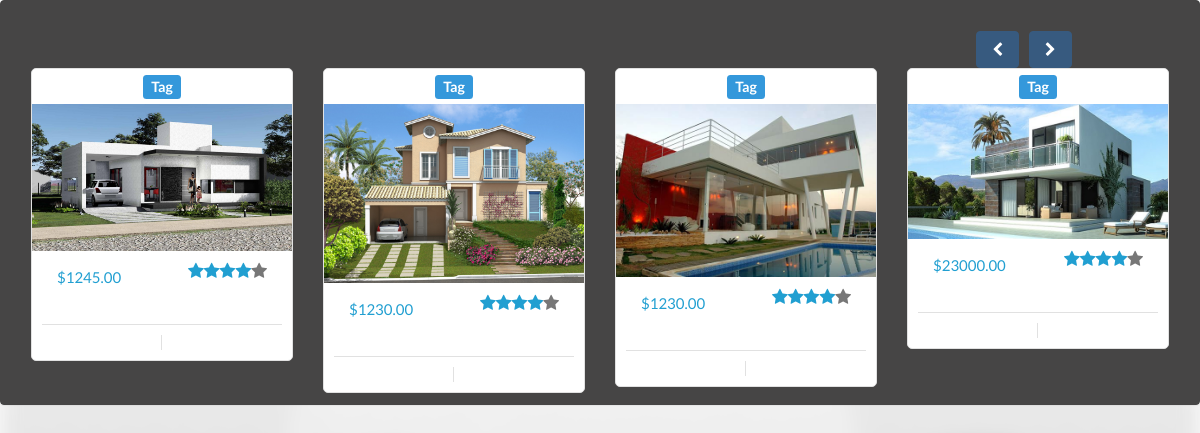
Screenshot of /HouseMate2_2/adminhomepage.php with the database file from the repository.
### tables this page shows
CREATE TABLE IF NOT EXISTS `inmueble` (
  `IdInmueble` varchar(5) NOT NULL,
  `Dueno` varchar(5) DEFAULT NULL,
  `Direccion` varchar(140) NOT NULL,
  `Descripcion` varchar(140) NOT NULL,
  `VentaRenta` int(1) NOT NULL,
  `Tipopropiedad` int(1) NOT NULL,
  `Precio` varchar(20) NOT NULL,
  `Imagen` varchar(100) NOT NULL,
  `DescDire` text,
  `estado` varchar(1) NOT NULL,
  `areadeterreno` varchar(15) NOT NULL,
  `areadeconstruc` varchar(15) NOT NULL,
  `aprovado` varchar(1) NOT NULL,
  `age` varchar(2) NOT NULL,
  `valuo1` varchar(15) NOT NULL,
  `valuo2` varchar(15) NOT NULL,
  `total` varchar(20) NOT NULL,
  `remaining` varchar(2) NOT NULL,
  PRIMARY KEY (`IdInmueble`),
  KEY `Dueno` (`Dueno`)
);

CREATE TABLE IF NOT EXISTS `tbusuario` (
  `idUsuario` varchar(5) NOT NULL DEFAULT '',
  `nombre` varchar(20) DEFAULT NULL,
  `apellido` varchar(20) DEFAULT NULL,
  `fechanac` date NOT NULL,
  `correo` varchar(50) DEFAULT NULL,
  `usuario` varchar(20) DEFAULT NULL,
  `contra` varchar(20) DEFAULT NULL,
  `tipo` int(1) DEFAULT NULL,
  `image` varchar(50) DEFAULT NULL,
  PRIMARY KEY (`idUsuario`),
  UNIQUE KEY `usuario` (`usuario`),
  UNIQUE KEY `usuario_2` (`usuario`),
  UNIQUE KEY `correo` (`correo`)
);

### HouseMate2_2/Call/housein.php (the view, shortened to what this page needs)
<?php
$quero = "SELECT * FROM inmueble ORDER BY IdInmueble DESC LIMIT 8";
$cs = mysql_query($quero);
$count = 0;
while($row=mysql_fetch_array($cs))
{
	switch($count)
	{
		case 0:
			echo "<div class='item active'><div class='row'>";
		break;
	}
	$var = "";
switch($row['VentaRenta'])
{
	case 1:
	$var = $lang['Renta'];
	break;
	case 2:
	$var = $lang['Venta'];
	break;
}
echo "<div class='col-sm-3'>
		<div class='col-item'>
			<h4 class='text-center'><span class='label label-info'>Tag</span></h4>
				<div class='photo'>
					<img src='".$row['Imagen']."' class='limitante img-responsive' alt='a' />
				</div>
				<div class='info'>
					<div class='row'>
						<div class='price col-md-6'>
							<h5>
								$var</h5>
							<h5 class='price-text-color'>
								$".$row['Precio'].".00</h5>
						</div>
						<div class='rating hidden-sm col-md-6'>
							<i class='price-text-color fa fa-star'></i><i class='price-text-color fa fa-star'>
							</i><i class='price-text-color fa fa-star'></i><i class='price-text-color fa fa-star'>
							</i><i class='fa fa-star'></i>
						</div>
					</div>
					<div class='separator clear-left'>
						<p class='btn-add'>"
						;
						$dueno = "SELECT * FROM tbusuario WHERE idUsuario ='".$row['Dueno']."'";
						$dueno_con = mysql_query($dueno);
						while($row2 = mysql_fetch_array($dueno_con)){
						echo "<i class='fa fa-shopping-cart'></i><a href='perfil.php?usuario=".$row2['usuario']."' class='hidden-sm'>".$lang['Ca1']."</a></p>";
						}
						echo"
						<p class='btn-details'>
							<i class='fa fa-list'></i><a href='inmueble.php?IdInmueble=".$row['IdInmueble']."&tip=".$_SESSION['tip']."' class='hidden-sm'>".$lang['Ca2']."</a></p>
					</div>
					<div class='clearfix'>
					</div>
				</div>
			</div>
		</div>";
		$count++;
}
?>

### HouseMate2_2/css/appeal.css (style rules this page uses)
.col-item { border: 1px solid #E1E1E1; border-radius: 5px; background: #FFF; }
.col-item .photo img { margin: 0 auto; width: 100%; }
.col-item .info { padding: 10px; border-radius: 0 0 5px 5px; margin-top: 1px; }
.col-item .price { float: left; margin-top: 5px; }
.col-item .price h5 { line-height: 20px; margin: 0; }
.price-text-color { color: #219FD1; }
.col-item .info .rating { color: #777; }
.col-item .rating { float: left; font-size: 17px; text-align: right; line-height: 52px; margin-bottom: 10px; height: 52px; }
.col-item .separator { border-top: 1px solid #E1E1E1; }
.clear-left { clear: left; }
.col-item .separator p { line-height: 20px; margin-bottom: 0; margin-top: 10px; text-align: center; }
.col-item .separator p i { margin-right: 5px; }
.col-item .btn-add { width: 50%; float: left; }
.col-item .btn-add { border-right: 1px solid #E1E1E1; }
.col-item .btn-details { width: 50%; float: left; padding-left: 10px; }

### HouseMate2_2/css/intro.css (style rules this page uses)
#intro { font-family: "Lato","Helvetica Neue",Helvetica,Arial,sans-serif; font-size: 15px; line-height: 1.42857143; height: 100%; }
#intro:before { position:fixed; z-index: -1; background: url(http://www.permanenttrust.co.za/wp-content/uploads/2014/08/property-news-img3.jpg) no-repeat; background-size: cover; }

### rows the page displays
inmueble: Imagen (picture), Precio "1245"
inmueble: Imagen (picture), Precio "1230"
inmueble: Imagen (picture), Precio "1230"
inmueble: Imagen (picture), Precio "23000"
